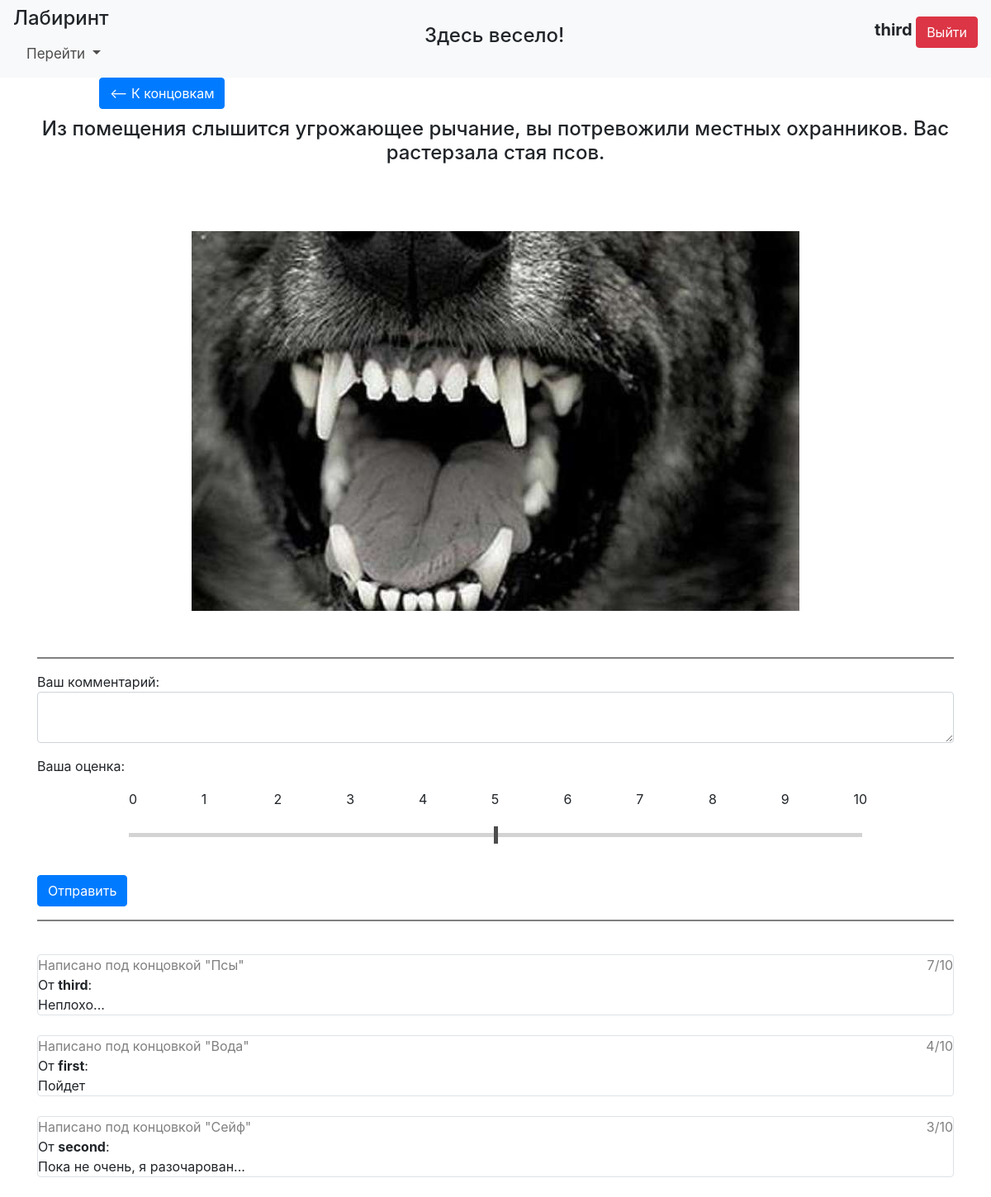
/passings/4 (signed in), run on the app's committed database.
### data/tables/users.py (models this page shows, shortened)
class User(SqlAlchemyBase, UserMixin, SerializerMixin):
    __tablename__ = 'users'
    id = sqlalchemy.Column(sqlalchemy.Integer,
                           primary_key=True, autoincrement=True)
    name = sqlalchemy.Column(sqlalchemy.String, unique=True)
    hashed_password = sqlalchemy.Column(sqlalchemy.String)
    reviews = orm.relationship("Review", back_populates="user")
    combos = orm.relationship("Combo", back_populates="user")
    passings = orm.relationship("Passing", back_populates="user")

### data/tables/endings.py (models this page shows)
class Ending(SqlAlchemyBase, SerializerMixin):
    __tablename__ = 'endings'
    id = sqlalchemy.Column(sqlalchemy.Integer,
                           primary_key=True, autoincrement=True)
    path_to_picture = sqlalchemy.Column(sqlalchemy.String, nullable=True)
    text = sqlalchemy.Column(sqlalchemy.String, nullable=True)
    name = sqlalchemy.Column(sqlalchemy.String, nullable=True)
    reviews = orm.relationship("Review", back_populates="ending")
    passings = orm.relationship("Passing", back_populates="ending")

### data/tables/reviews.py (models this page shows)
class Review(SqlAlchemyBase, SerializerMixin):
    __tablename__ = 'reviews'
    id = sqlalchemy.Column(sqlalchemy.Integer,
                           primary_key=True, autoincrement=True)
    ending_id = sqlalchemy.Column(sqlalchemy.Integer, sqlalchemy.ForeignKey("endings.id"))
    user_id = sqlalchemy.Column(sqlalchemy.Integer, sqlalchemy.ForeignKey("users.id"))
    date = sqlalchemy.Column(sqlalchemy.DateTime, default=datetime.now())
    text = sqlalchemy.Column(sqlalchemy.String, nullable=True)
    mark = sqlalchemy.Column(sqlalchemy.Integer)
    ending = orm.relationship('Ending')
    user = orm.relationship("User")

### data/api/login_api.py (the view)
    def worker(*args, **kwargs):
        if current_user.is_authenticated:
            return func(*args, **kwargs)
        return redirect("/login")

### forms/ending.py
class EndingForm(FlaskForm):
    comment = TextAreaField('Ваш комментарий', validators=[DataRequired()])
    slider = DecimalRangeField("Оценка", validators=[NumberRange(min=0, max=10)],
                               render_kw={"step": "1"})
    submit = SubmitField('Отправить', name="enter")

### data/additional.py (called while the page is built)
def get_menu_btns():
    address = request.path[1:]
    btns = []
    if current_user.is_authenticated:
        if address != "passings":
            btns.append("Концовки")
        btns.append("Выйти")
    else:
        if address != "login":
            btns.append("Войти")
        if address != "register":
            btns.append("Зарегистрироваться")
    if address != "about":
        btns.append("О нас")
    return btns

### data/api/login_api.py (called while the page is built)
def need_login(func):
    def worker(*args, **kwargs):
        if current_user.is_authenticated:
            return func(*args, **kwargs)
        return redirect("/login")
    worker.__name__ = func.__name__
    return worker

### data/api/passing_api.py (called while the page is built, shortened)
@blueprint.route("/passings/<int:passing_id>", methods=["GET", "POST"])
@need_login
def get_passing(passing_id):
    dbs = db_session.create_session()
    passing = dbs.query(Passing).get(passing_id)
    if not passing or passing.username != current_user.name:
        return bad_site(message="Такой концовки нет или она не ваша")
    user = passing.user
    ending = passing.ending
    form = EndingForm()
    return render_template("ending.html", user=user, ending=ending,
                           reviews=dbs.query(Review).all()[::-1], form=form, title=ending.name,
                           menu=get_menu_btns())

### data/db_session.py (called while the page is built)
def create_session() -> Session:
    global __factory
    return __factory()

### main.py (called while the page is built)
@login_manager.user_loader
def load_user(user_id):
    db_sess = db_session.create_session()
    return db_sess.query(User).get(user_id)

### templates/ending.html (shortened to what this page needs)
{% extends "base.html" %}
{% block content %}
<div class="left" style="margin-left: 10%; display: inline-block;">
<a type="button" class="btn btn-primary" href="/passings"><-- К концовкам</a>
</div>
<br><br>
<main role="main" class="container" style="align: center;">
    <form action="" method="post">
    <a class="center">
    <h4>{{ ending.text }}</h4>
    {% for i in range(3) %}<br>{% endfor %}
        <p class="center"><img src="{{ url_for('static', filename=ending.path_to_picture) }}"></p>
    </a>
        <br>
        <hr style="border: 1px solid gray;">
        <div>Ваш комментарий:</div>
        <p>{{ form.comment(class="form-control", type="textarea") }}</p>
        <p>Ваша оценка: </p>
        <a style="margin-left: 10%;">
        {% for i in range(11) %}
        <p style="width: 7.5%; display: inline-block;">{{ loop.index - 1 }}</p>
        {% endfor %}
        </a>
        <p style="text-align: center;">{{ form.slider(class="slider", type="range") }}</p>
        <br>
        <p>{{ form.submit(type="submit", class="btn btn-primary") }}</p>
        <hr style="border: 1px solid gray;">
        {% for review in reviews %}
    <br>
    <div class="col-md6 border rounded">
        <div style="color: gray;">Написано под концовкой "{{ review.ending.name }}"<span style="float: right;">{{ review.mark }}/10</span></div>
        <div style="display: inline-block;">
            <a>От </a><a style="font-weight: bold;">{{review.user.name}}</a><a>:</a>
        </div>
        <div class="width">{{ review.text }}</div>
    </div>
    {% endfor %}
    <br>
    </form>
</main>
{% endblock %}

### templates/base.html (shortened to what this page needs)
<!doctype html>
<html lang="en">
<head>
    <link rel="stylesheet"
          href="https://stackpath.bootstrapcdn.com/bootstrap/4.4.1/css/bootstrap.min.css"
>
    <link rel="stylesheet" type="text/css" href="{{ url_for('static', filename='css/style.css') }}" />
</head>
<body>
<header>
    <nav class="navbar navbar-light bg-light">
        <div>
        <h4>Лабиринт</h4>
        <div class="nav-item dropdown" style="font-size: 17px; color: #4d4d4d">
          <a class="nav-link dropdown-toggle" id="navbarDropdown" role="button" data-bs-toggle="dropdown" aria-expanded="false">
            Перейти
          </a>
        </div>
        </div>
        <h4>Здесь весело!</h4>
        {% if current_user.is_authenticated %}
        <p>
            <a class="bold">{{ current_user.name }}</a>
            <a type="button" class="btn btn-danger" href="/logout">Выйти</a>
        </p>
        {% elif request.path == "/login" %}
            <a type="button" class="btn btn-primary" href="/register">Зарегистрироваться</a>
        {% else %}
            <a type="button" class="btn btn-primary" href="/login">Войти</a>
        {% endif %}
    </nav>
</header>
{% block content %}{% endblock %}
</body>
</html>

### static/css/style.css (style rules this page uses)
.slider { -webkit-appearance: none; width: 80%; height: 5px; background: #d3d3d3; opacity: 1; -webkit-transition: .2s; transition: opacity .2s; }
.center { text-align: center; align: center; }
.bold { font-size: 20px; font-weight: bold; }
.left { float: left; }
.container { overflow: hidden; }

### data on the page
User: name "third"
Ending: text "Из помещения слышится угрожающее рычание, вы потревожили местных охранников. Вас растерзала стая псов.", path_to_picture (picture)
Review: ending.name "Псы", mark "7", user.name "third", text "Неплохо..."
Review: ending.name "Вода", mark "4", user.name "first", text "Пойдет"
Review: ending.name "Сейф", mark "3", user.name "second", text "Пока не очень, я разочарован..."
